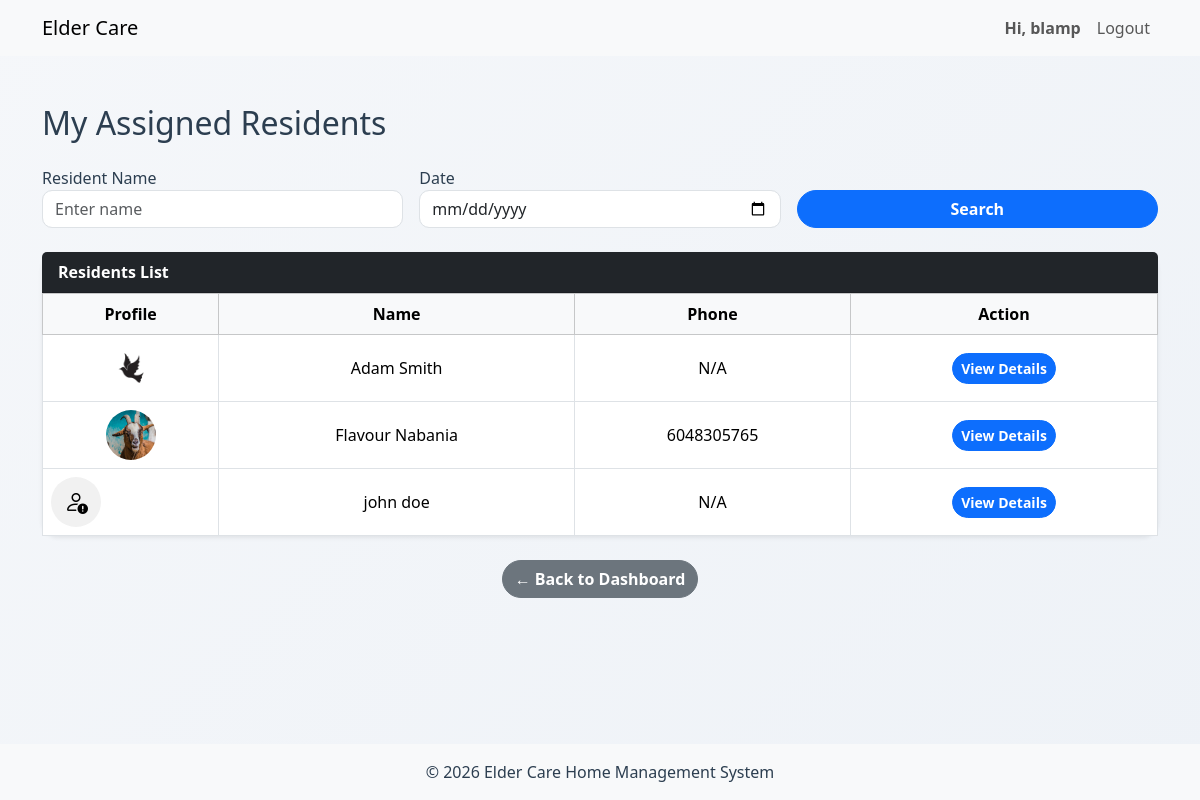
/caregivers/view_residents.php (signed in), run on the app's committed database.
### tables this page shows
CREATE TABLE `resident` (
  `residentSIN` varchar(9) NOT NULL,
  `user_id` int(11) NOT NULL,
  `DoB` date DEFAULT NULL,
  `phone` varchar(15) DEFAULT NULL,
  `profilePhoto` text DEFAULT NULL,
  `ECname` text DEFAULT NULL,
  `ECphone` varchar(15) DEFAULT NULL,
  `ECemail` text DEFAULT NULL,
  `fname` varchar(50) DEFAULT NULL,
  `lname` varchar(50) DEFAULT NULL
);

### caregivers/view_residents.php (the view, shortened to what this page needs)
<?php
include '../includes/header.php';
$stmt = $conn->prepare("SELECT empID FROM caregiver WHERE user_id=?");
$stmt->execute([$_SESSION['user_id']]);
$caregiver = $stmt->fetch();
$empID = $caregiver['empID'];
$name = $_GET['name'] ?? '';
$date = $_GET['date'] ?? '';
$query = "
SELECT DISTINCT r.residentSIN, r.fname, r.lname, r.phone, r.profilePhoto
FROM resident r
JOIN assignment a ON r.residentSIN = a.residentSIN
LEFT JOIN healthreport hr ON r.residentSIN = hr.residentSIN
WHERE a.empID = ?
";
$params = [$empID];
$query .= " ORDER BY r.fname ASC";
$stmt = $conn->prepare($query);
$stmt->execute($params);
$residents = $stmt->fetchAll();
?>
<div class="container mt-5">
<h2 class="mb-4">My Assigned Residents</h2>
<form method="GET" class="row g-3 mb-4">
    <div class="col-md-4">
        <label>Resident Name</label>
        <input type="text" name="name" class="form-control"
               value="<?= htmlspecialchars($name) ?>" placeholder="Enter name">
    </div>
    <div class="col-md-4">
        <label>Date</label>
        <input type="date" name="date" class="form-control"
               value="<?= htmlspecialchars($date) ?>">
    </div>
    <div class="col-md-4 d-flex align-items-end">
        <button class="btn btn-primary w-100">Search</button>
    </div>
</form>
<div class="card shadow-sm">
<div class="card-header bg-dark text-white">
    <strong>Residents List</strong>
</div>
<div class="card-body p-0" style="max-height:400px; overflow-y:auto;">
<table class="table table-bordered text-center align-middle mb-0">
<thead class="table-light sticky-top">
<tr>
    <th>Profile</th>
    <th>Name</th>
    <th>Phone</th>
    <th>Action</th>
</tr>
</thead>
<tbody>
<?php if (count($residents) > 0): ?>
<?php foreach ($residents as $r): ?>
<?php
$imgPath = "../uploads/residents/" . $r['profilePhoto'];
?>
<tr>
<td>
<?php if (!empty($r['profilePhoto']) && file_exists($imgPath)): ?>
    <img src="<?= $imgPath ?>"
         style="width:50px; height:50px; object-fit:cover; border-radius:50%;">
<?php else: ?>
    <div style="width:50px;height:50px;border-radius:50%;
                display:flex;align-items:center;justify-content:center;
                background:#f1f1f1;">
        <i class="bi bi-person-exclamation" style="font-size:24px;"></i>
    </div>
<?php endif; ?>
</td>
<td><?= htmlspecialchars($r['fname'] . " " . $r['lname']) ?></td>
<td><?= htmlspecialchars($r['phone'] ?? 'N/A') ?></td>
<td>
<a href="view_resident.php?sin=<?= $r['residentSIN'] ?>"
   class="btn btn-sm btn-primary">
   View Details
</a>
</td>
</tr>
<?php endforeach; ?>
<?php else: ?>
<tr>
<td colspan="4">No residents found</td>
</tr>
<?php endif; ?>
</tbody>
</table>
</div>
</div>
</div>
<div class="text-center mt-4">
    <a href="dashboard.php" class="btn btn-secondary">← Back to Dashboard</a>
</div>
<?php include '../includes/footer.php'; ?>

### assets/css/global.css (style rules this page uses)
body { background: linear-gradient(135deg, #f5f7fa, #eef2f7); font-family: "Segoe UI", Tahoma, sans-serif; color: #2c3e50; }
* { transition: all 0.2s ease; }
.card { border: none; border-radius: 16px; box-shadow: 0 10px 25px rgba(0, 0, 0, 0.06); }
.btn { border-radius: 25px !important; font-weight: 600; }
.form-control { border-radius: 10px; }

### data on the page
resident: profilePhoto (picture), fname+lname "Adam Smith", phone "N/A"
resident: profilePhoto (picture), fname+lname "Flavour Nabania", phone "6048305765"
resident: fname+lname "john doe", phone "N/A"

### other printed values
$username "blamp"
